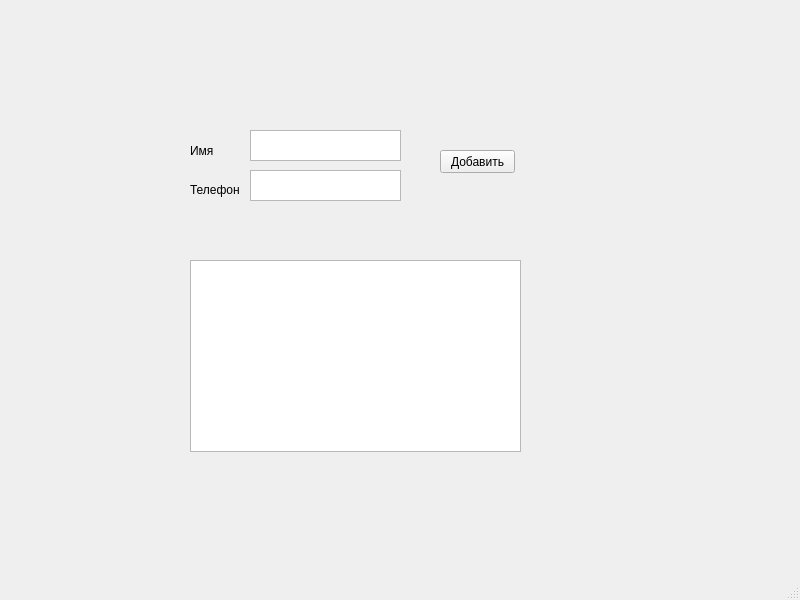
<?xml version="1.0" encoding="UTF-8"?>
<ui version="4.0">
 <class>MainWindow</class>
 <widget class="QMainWindow" name="MainWindow">
  <property name="geometry">
   <rect>
    <x>0</x>
    <y>0</y>
    <width>800</width>
    <height>600</height>
   </rect>
  </property>
  <property name="windowTitle">
   <string>Записная книжка</string>
  </property>
  <widget class="QWidget" name="centralwidget">
   <widget class="QLabel" name="label">
    <property name="geometry">
     <rect>
      <x>190</x>
      <y>140</y>
      <width>51</width>
      <height>21</height>
     </rect>
    </property>
    <property name="text">
     <string>Имя</string>
    </property>
   </widget>
   <widget class="QLabel" name="label_2">
    <property name="geometry">
     <rect>
      <x>190</x>
      <y>180</y>
      <width>51</width>
      <height>20</height>
     </rect>
    </property>
    <property name="text">
     <string>Телефон</string>
    </property>
   </widget>
   <widget class="QTextEdit" name="textEdit">
    <property name="geometry">
     <rect>
      <x>250</x>
      <y>130</y>
      <width>151</width>
      <height>31</height>
     </rect>
    </property>
   </widget>
   <widget class="QTextEdit" name="textEdit_2">
    <property name="geometry">
     <rect>
      <x>250</x>
      <y>170</y>
      <width>151</width>
      <height>31</height>
     </rect>
    </property>
   </widget>
   <widget class="QPushButton" name="pushButton">
    <property name="geometry">
     <rect>
      <x>440</x>
      <y>150</y>
      <width>75</width>
      <height>23</height>
     </rect>
    </property>
    <property name="text">
     <string>Добавить</string>
    </property>
   </widget>
   <widget class="QTextBrowser" name="textBrowser">
    <property name="geometry">
     <rect>
      <x>190</x>
      <y>260</y>
      <width>331</width>
      <height>192</height>
     </rect>
    </property>
   </widget>
  </widget>
  <widget class="QMenuBar" name="menubar">
   <property name="geometry">
    <rect>
     <x>0</x>
     <y>0</y>
     <width>800</width>
     <height>21</height>
    </rect>
   </property>
  </widget>
  <widget class="QStatusBar" name="statusbar"/>
 </widget>
 <resources/>
 <connections/>
</ui>
